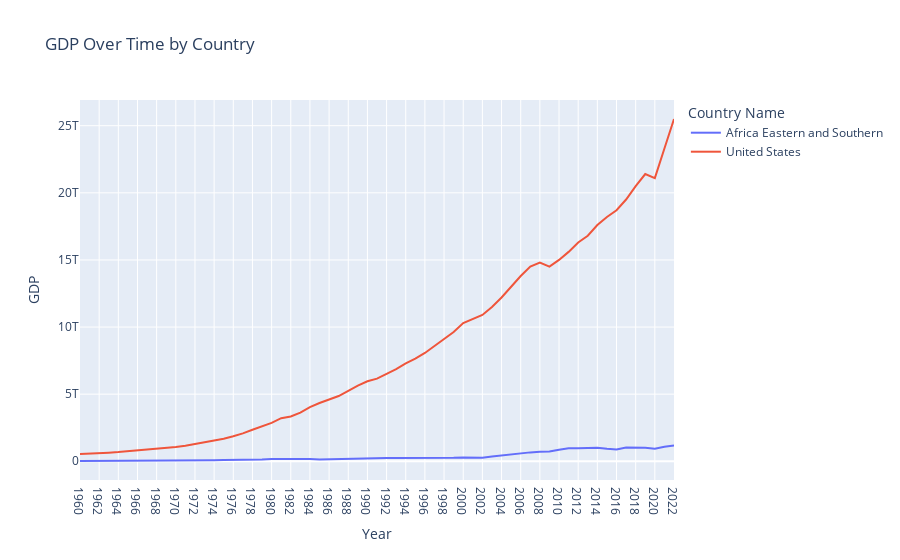

Notebook cell for this chart:
### Markdown cell above
問題二:由問題一可知，美國和東南非洲的預期壽命差距非常大，同時我們知道GDP可以被當作衡量經濟狀況的因素，那麼預期壽命會和GDP有相關才對，國家的國力好會使人民的經濟狀況好的同時，提升醫療水平使人的預期壽明提高，下圖明確表示預期壽命和國家GDP有關，美國的GDP近乎全程都是東南非洲的十倍以上，所以預期壽命的確可以通過GDP做預測，圖中也顯示了2019和2020 GDP都發生了下挫，符合上圖的新冠猜想。

### Code cell
import pandas as pd
import plotly.express as px

# 读取数据
df = pd.read_csv('GDP.csv', encoding='utf-8')

# 使用Plotly Express绘制折线图
fig = px.line(df.melt(id_vars='Country Name', var_name='Year', value_name='GDP'), 
              x='Year', y='GDP', color='Country Name',
              title='GDP Over Time by Country')

# 显示图表
fig.show()
